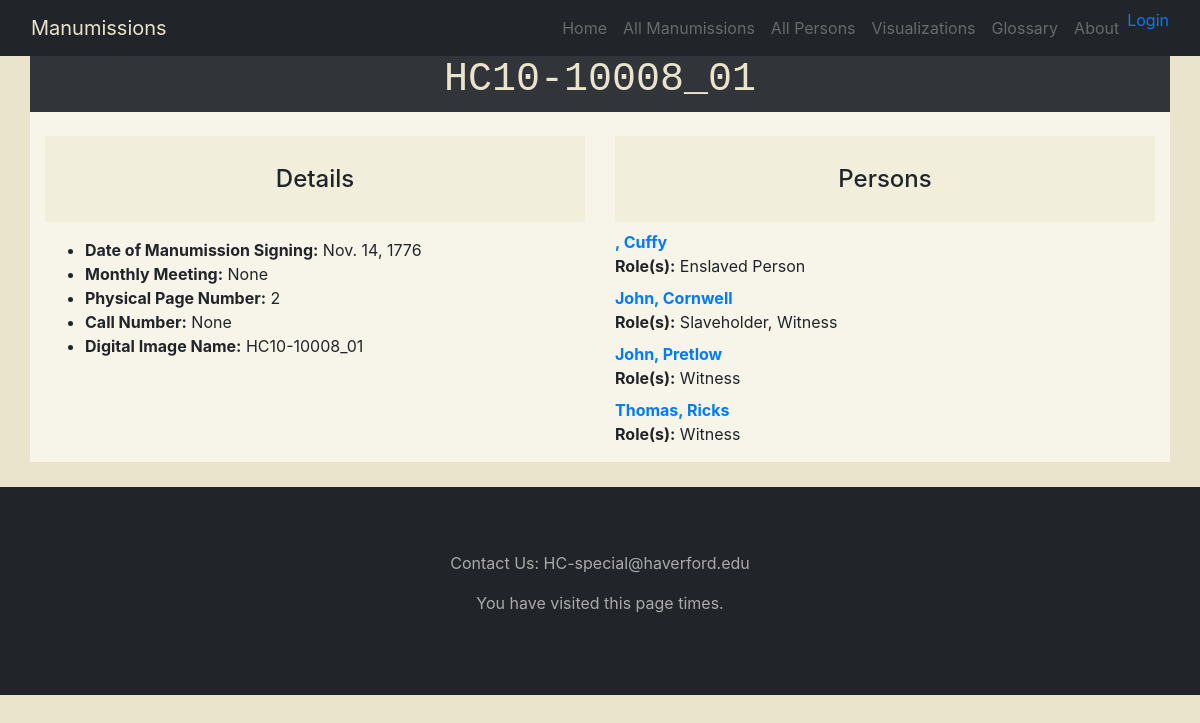
Page /manumission/26 on the committed database.
### catalog/models.py (models this page shows, shortened)
class Manumission(models.Model):
    title = models.CharField(max_length=300, null=True)
    date_of_manumission_signing = models.DateField(null=True, blank=True)
    image_name = models.ForeignKey('Image_Name', on_delete=models.SET_NULL, null=True)
    person = models.ManyToManyField(Person, help_text="Select Persons for this Manumission")
    monthly_meeting = models.ForeignKey('Monthly_Meeting', on_delete=models.SET_NULL, null=True)
    page_number = models.ForeignKey('Page_Number', on_delete=models.SET_NULL, null=True)
    call_number = models.ForeignKey('Call_Number', on_delete=models.SET_NULL, null=True)
    def display_person(self):
        """Create a string for the Person. This is required to display persons in Admin."""
        return ', '.join(person.first_name for person in self.person.all()[:3])
    display_person.short_description = 'Persons involved in Manumission'
    def __str__(self):
        return self.title

class Page_Number(models.Model):
    page_number = models.CharField(max_length=200,
        help_text="Enter the Page Numbe listed in the Physical manumission book for the respective manumission"
        )
    def __str__(self):
        return self.page_number

class Image_name(models.Model):
    image_name = models.CharField(max_length=200,
        help_text="Enter the image/scan name for the manumission (e.g. HC10-1000X_XXX.)"
        )
    def __str__(self):
        return self.image_name

class Person(models.Model):
    first_name = models.CharField(max_length=100, null=True)
    last_name = models.CharField(max_length=100, null=True, blank=True)
    alt_spelling_first_name = models.CharField(max_length=100, null=True, blank=True)
    alt_spelling_last_name = models.CharField(max_length=100, null=True, blank=True)
    abbreviated_first_name = models.CharField(max_length=100, null=True, blank=True)
    abbreviated_last_name = models.CharField(max_length=100, null=True, blank=True)
    role = models.ManyToManyField(Role, help_text="Select a role for this person")
    gender = models.ForeignKey('Gender', on_delete=models.SET_NULL, null=True)
    birth_place = models.ForeignKey('Birth_Place', on_delete=models.SET_NULL, null=True, blank=True)
    death_place = models.ForeignKey('Death_Place', on_delete=models.SET_NULL, null=True, blank=True)
    place_freed= models.ForeignKey('Place_Freed', on_delete=models.SET_NULL, null=True)
    age_freed= models.CharField('Age_Freed', max_length=5, help_text='Age when freedom occured', blank=True)
    age_listed= models.CharField('Age_Listed', max_length=5, help_text='Age listed on the Manumission Document', blank=True)
    year_manumitted= models.CharField('Year Manumission took effect', max_length=4, help_text='Year when freedom occured', blank=True)
    date_of_birth = models.DateField(null=True, blank=True)
    date_of_death = models.DateField(null=True, blank=True)
    def display_role(self):
        """Create a string for the Role. This is required to display roles in Admin."""
        return ', '.join(role.name for role in self.role.all()[:3])
    display_role.short_description = 'Roles played in any manumissions'
    class Meta:
        ordering = ['last_name', 'first_name']

class Role(models.Model):
    name = models.CharField(max_length=200,
        help_text="Enter a person's role"
        )
    def __str__(self):
        return self.name

### catalog/views.py (the view)
# urls.py: path('manumission/<int:pk>', views.ManumissionDetailView.as_view(), name='manumission-detail'),
class ManumissionDetailView(generic.DetailView):
    model = Manumission

### catalog/templates/catalog/manumission_detail.html (shortened to what this page needs)
{% extends "base_generic.html" %}
{% block content %}
<div class="container">
  <div class="row">
    <div class="col-md-12" style="background: rgb(49,53,58);color: rgb(33, 37, 30);">
        <h1 class="text-monospace text-center" style="color: #eae4cc;">{{ manumission }}<br></h1>
    </div>
  </div>
</div>
<div class="container">
  <div class="row">
    <div class="col-md-6" style="background: rgb(247, 245, 233);">
      <br>
      <h4 class="text-center" style="background: rgb(242, 238, 220);"><br>Details<br><br></h4>
      <ul>
        <li><strong>Date of Manumission Signing:</strong> {{manumission.date_of_manumission_signing}}</li>
        <li><strong>Monthly Meeting:</strong> {{manumission.monthly_meeting}}</li>
        <li><strong>Physical Page Number:</strong> {{manumission.page_number}}</li>
        <li><strong>Call Number:</strong> {{manumission.call_number}}</li>
        <li><strong>Digital Image Name:</strong> {{manumission.image_name}}</li>
      </ul>
    </div>
      <div class="col-md-6" style="background: rgb(247, 245, 233);">
        <br>
        <h4 class="text-center" style="background: rgb(242, 238, 220);"><br>Persons<br><br></h4>
          <dl>
            {% for person in manumission.person.all %}
              <dt><a href="{% url 'person-detail' person.pk %}">{{person.last_name|default_if_none:" " }}, {{ person.first_name }}</a></dt>
                <dd><strong>Role(s):</strong> {% for role in person.role.all %} {% if not forloop.last %} {{role}}, {% else %} {{role}} {% endif %} {% endfor %} </dd>
            {% endfor %}
          </dl>
      </div>
    </div>
  </div>
</div>
<div class="container"> <br> </div>
{% endblock %}

### rows in the picture
Manumission: title "HC10-10008_01", date_of_manumission_signing "Nov. 14, 1776", monthly_meeting "None", page_number "2", call_number "None", image_name "HC10-10008_01"
Person: first_name "Cuffy"
Role: name "Enslaved Person"
Person: last_name "John", first_name "Cornwell"
Role: name "Slaveholder"
Role: name "Witness"
Person: last_name "John", first_name "Pretlow"
Person: last_name "Thomas", first_name "Ricks"
